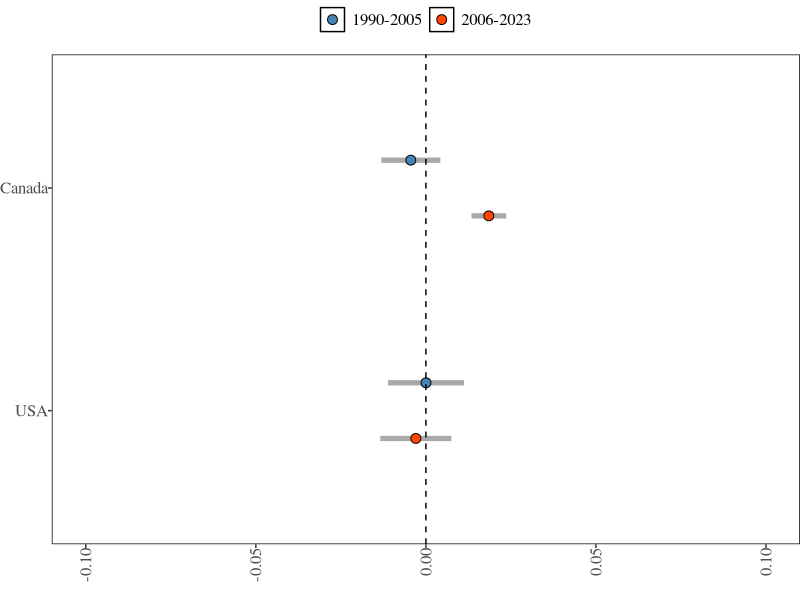
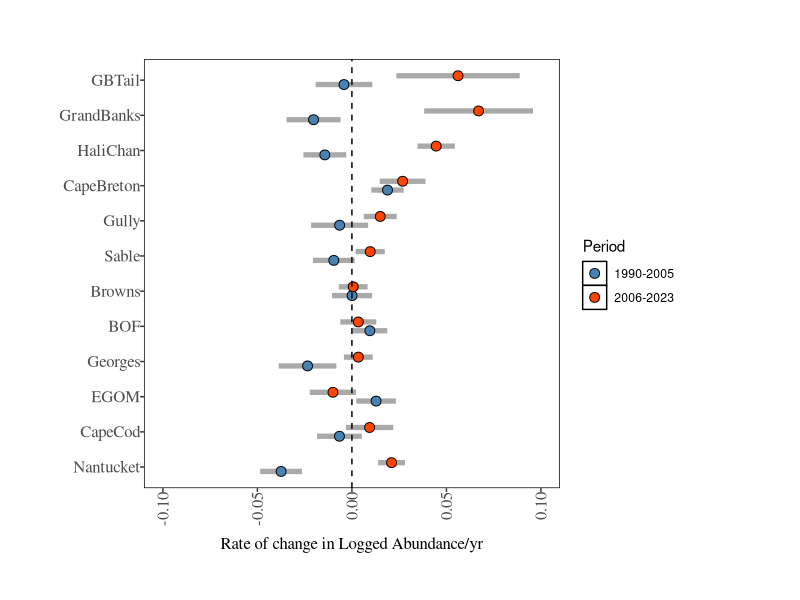
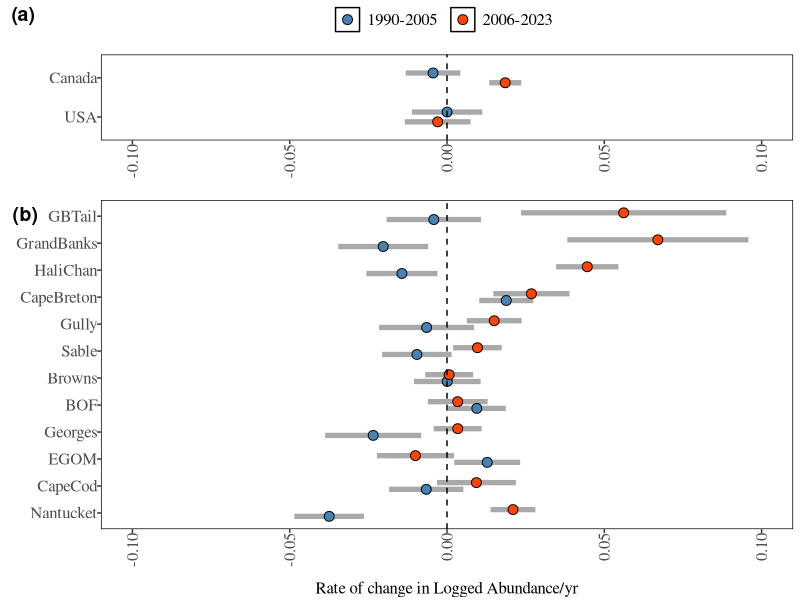
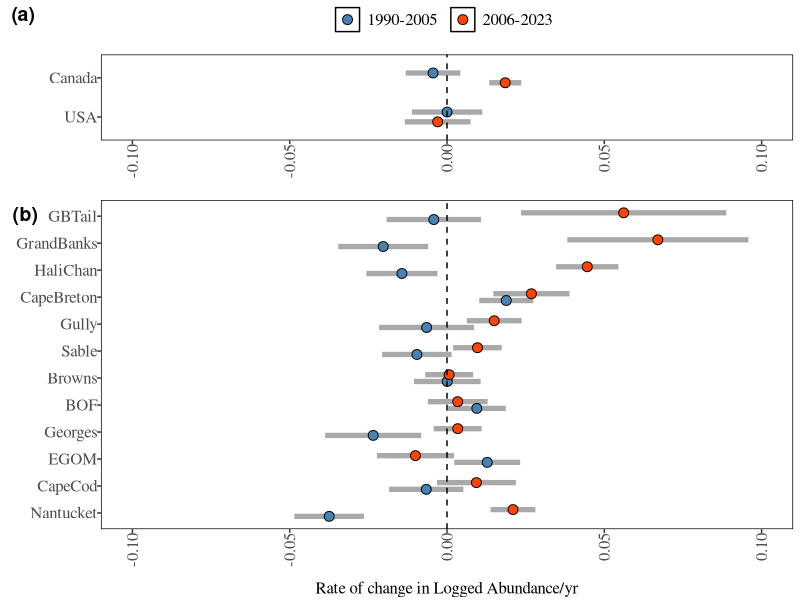
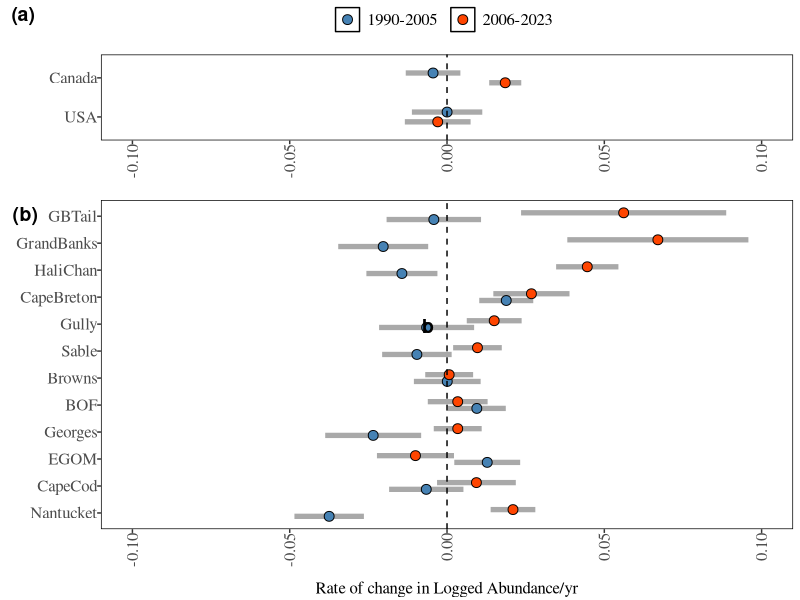
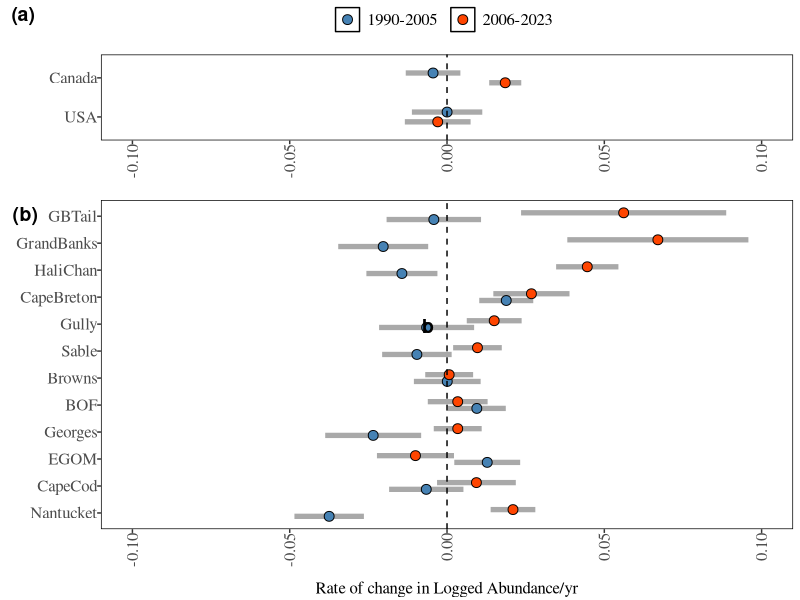
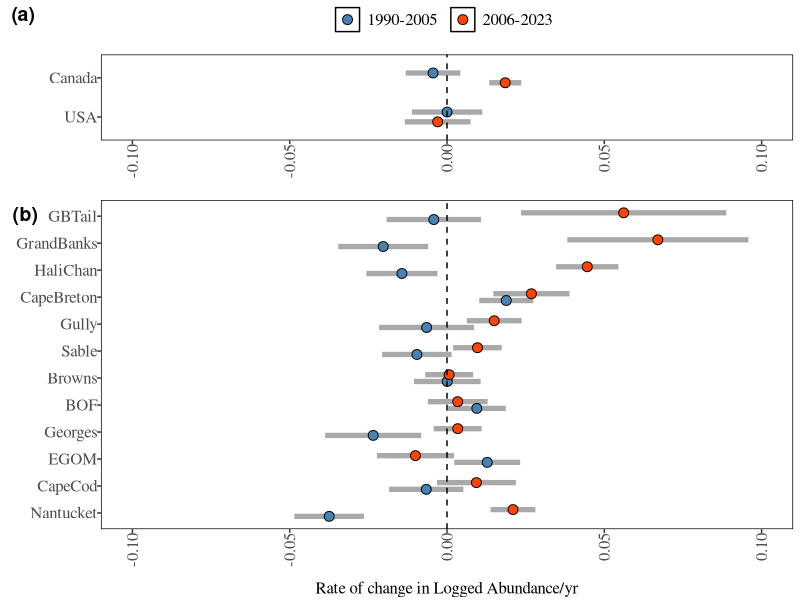

Reproduce these figures in R, in order. (Note: this script raises an error after producing the figures.)
library(tidyverse)
library(broom)
library(dplyr)

library(ggplot2)
library(cowplot)
library(patchwork)
library(gridExtra)
library(RColorBrewer)
library(scales)

library(grid)  # For unit() function
#theme----
theme_replace(panel.grid.minor = element_blank(), panel.grid.major = element_line(colour="black"),
              
              strip.background=element_rect(colour="black",fill="white"))

theme_set(theme_bw())

theme_replace(legend.key =element_rect(colour="black",fill="white"),
              
              plot.margin = unit(c(1.5,3,1.5,1), "cm"),
              
              #plot.margin=margin(3,4,4,0),
              
              #plot.margin=margin(3,4,4,0),
              
              plot.title=element_text(size=16,vjust=1.5,family="serif"),
              
              legend.background=element_rect(size=.9,colour="white",fill="white"),
              
              strip.text=element_text(size=14,family="serif",angle=0),
              
              panel.border = element_rect(colour = "black",fill=NA),
              
              panel.grid.minor = element_blank(), panel.grid.major = element_blank(),
              
              strip.background=element_rect(colour="black",fill="white"),
              
              axis.text.x = element_text(angle = 90, vjust = 0.5, hjust=1,size=12,family="serif"),
              
              axis.text.y = element_text(angle = 0, vjust = 0.5, hjust=1,size=12,family="serif"),
              
              axis.title.x=element_text(size=12,hjust=0.5,vjust=-2,family="serif"))

pd <- position_dodge(.5)
#END theme----


#ABUNDANCE SLOPES Calculate and plot the change in slope for each time period
#Regional
Reg_SlopSpring <- read.csv(here::here("2025-04-23/Output/IndexAbundance/RegionAbdSlope.Spring.csv"),row.names=NULL)
names(Reg_SlopSpring)
Reg_SlopSpring$Period[Reg_SlopSpring$Period == "Before Warming"] <- "1990-2005"
Reg_SlopSpring$Period[Reg_SlopSpring$Period == "During Warming"] <- "2006-2023"
#Figure ABD RATE----
Reg_SlopSpring$Ord2Region<-factor(Reg_SlopSpring$Index_Region, levels=c("USA","Canada"))

Reg_SlopSpring$RevPeriod <- factor(Reg_SlopSpring$Period, levels = c("2006-2023", "1990-2005")) 
RegionRatesPlot<-
  ggplot(Reg_SlopSpring , aes(x = factor(Ord2Region), y = estimate,fill=RevPeriod)) +
  geom_errorbar(aes(ymin = conf.low, ymax = conf.high), width=0,lwd=1.8,position=pd,colour="darkgrey") +
  geom_point(shape = 21, size = 3, position = pd) +
  guides(fill = guide_legend(reverse = TRUE)) +  # Reverse the legend order
  scale_fill_manual(values = c("orangered","steelblue" ))+ #Reverse the colors
  coord_flip() +
  geom_hline(yintercept = 0, linetype = "dashed") + # Dashed line for y=0
  ylim(-0.1,0.1)+
  # theme_minimal() + # A cleaner minimal theme
  theme(
    text = element_text(family = "serif"),  
    legend.position = "top",
    #legend.position.inside = c(0.25, 0.6),               # Position of the legend
    legend.box.background = element_blank(), # Transparent legend box
    legend.title = element_blank(),             # Hide legend title
    legend.text = element_text(size = 12, family = "serif"), # Customize legend text
    axis.text = element_text(size = 14),      # Customize x-axis label
    axis.title.y = element_blank(),             # Remove y-axis label
    axis.title.x = element_text(size = 14),      # Customize x-axis label
    plot.margin=margin(0,0,0,0))+
  xlab("")    +                                 # Clear x-axis label
  ylab("")
RegionRatesPlot

#Core Areas----


#2.2 Calculate and plot the change in slope for each time period for each CA----
abundance_ind_CA <- read.csv(here::here("2025-04-23/Output/IndexAbundance/abundance_ind_CA.csv"),row.names=NULL)
abundance_ind_CA$Period<-NULL
abundance_ind_CA$Period[abundance_ind_CA$Year<2006]<-"1990-2005"
abundance_ind_CA$Period[abundance_ind_CA$Year>2005]<-"2006-2023"

names(abundance_ind_CA)
abundance_ind_CA.spr<- subset(abundance_ind_CA, abundance_ind_CA$Season == "Spring")

abundance_ind_CA.spr$ordCoreArea<-factor(abundance_ind_CA.spr$Index_Region, levels=c("Nantucket","CapeCod","EGOM","Georges","BOF","Browns","Sable","CapeBreton","Gully","HaliChan","GrandBanks","GBTail"))

#Assign colors to regions----
region_colours2 <- c(
  "Nantucket" = "#56B4E9",
  "CapeCod" = "#2171B5",
  "EGOM" = "#004995",
  "Georges" = "#EDA752",
  "BOF" = "#8C510A",
  "Browns" = "#D8781D",
  "Sable" = "#C0C0C0",
  "Gully" = "#7F7F7F",
  "CapeBreton" = "#4D4D4D",
  "HaliChan" = "#00441B",
  "GrandBanks" = "#238B45",
  "GBTail" = "#81C784"
)


abundance_ind_CA.spr$ordCoreArea<-factor(abundance_ind_CA.spr$ordCoreArea, levels=names(region_colours2))
#END assign colors estimate slopes----
CA_Abundance_coefficients_df <- abundance_ind_CA.spr %>%
  group_by(ordCoreArea,Period) %>%
  do({
    model <- lm(log10(Index_Estimate+1) ~ Year, data = .)
    data.frame(t(coef(model)))
    tidy(model, conf.int = TRUE) # Includes coefficients with 95% CI by default
  }) %>%
  ungroup()

CA_Abundance_coefficients_df <- CA_Abundance_coefficients_df%>%
  filter(term == "Year")  # Replace "x" with "Intercept" to plot intercept

#END assign colors and order and estimate slopes----
pd <- position_dodge(.5)
# Plot the coefficients with error bars----
#ggplot(CA_Abundance_coefficients_df  , aes(x =  fct_rev(factor(ordCoreArea)), y = estimate,fill=Period)) +
CARatesPlot<-  ggplot(CA_Abundance_coefficients_df  , aes(x =  factor(ordCoreArea), y = estimate,fill=Period)) +
  geom_errorbar(aes(ymin = conf.low, ymax =conf.high),width=0,lwd=1.8,position=pd,colour="darkgrey")+
  geom_point(shape=21, size = 3,position=pd) +
  coord_flip()+
  scale_fill_manual(values=c("steelblue", "orangered"))+
  #geom_vline(xintercept = seq(1.5, length(unique(filtered_df$ordCore_Area)) - 0.5, by = 1),color = "gray", linetype = "solid", size = 0.5)+
  #geom_vline(xintercept=c(1.5,2.5),lty=2,col="gray50")+
  geom_hline(yintercept=0,lty=2)+#geom_text(aes(label=paste("R2=",signif(R2,digits=2)),x=1.2,y=min(slope)),cex=2)+
   ylim(-0.1,0.1)+
  xlab("")  +ylab("Rate of change in Logged Abundance/yr")
#+ggtitle("Rate of change in Abundance Before \n and during accelerated warming , Spring ")

  CARatesPlot
  

#END manual labels----
  # Ensure both plots have identical margins
  RegionRatesPlot<- RegionRatesPlot + theme(plot.margin = margin(t=0,b=0,l=10,r=5),axis.title.y = element_blank())
  CARatesPlot <- CARatesPlot + theme(plot.margin = margin(t=0,b=10,l=10,r=5),axis.title.y = element_blank(),legend.position = "none")
  
  # Combine plots with better alignment
  RatesAbdCombo <- plot_grid(
    RegionRatesPlot, 
    CARatesPlot, 
    nrow = 2, 
    rel_heights = c(1,2),rel_widths =c(1,1), 
    labels = c("(a)", "(b)"), 
    align = "v",  # Align both horizontally and vertically
    axis = "tblr"  # Align all axes
  )
  RatesAbdCombo
  ggsave(here::here("NancBranchDataScript/FancyFiguresforMS/SUPPRatesAbdCombo.jpeg"), plot =  RatesAbdCombo, dpi = 600, width = 8, height = 6, units = "in", device = "jpeg") 
  

FigureAbdSlopesRates<-
  plot_grid(RegionRatesPlot, CARatesPlot, nrow = 2,rel_heights = c(1, 2),labels = c("(a)", "(b)"),align = "v", axis = "lr") # Add labels
  plot_layout(guides = "collect") &
    theme(
      legend.title=element_blank(),legend.text=element_text(family="serif"),
      legend.position = "top",
      legend.box = "horizontal",
      legend.margin = margin(0, 0, 0, 0),
      legend.spacing.x = unit(0.2, 'cm'),
      plot.margin = margin(30, 30, 0, 30)
    )
  FigureAbdSlopesRates
#to be more accurate aobut labels, we can use the following code to add a legend
  library(cowplot)

  
  final_plot2 <- ggdraw(FigureAbdSlopesRates) +
    draw_plot_label(
      label = c("a", "b"),
      x = c(0.01,  0.52),
      y = c(0.01, 0.48),
      size = 14,
      fontface = "bold"
    )
  
  # Now print will work
  print(final_plot2)
  
  print(final_plot2)
# Save the final plot with legend
ggsave(here::here("NancBranchDataScript/FancyFiguresforMS/FigureAbdSlopesRates.jpeg"), plot = final_plot, dpi = 600, width = 8, height = 6, units = "in", device = "jpeg")



#ggsave(here::here("R/DataforFinalFigs/Figure2AbdAbdRates.tiff"), plot = Figure2AbdAbdRates, dpi = 600, width = 8, height = 6, units = "in", device = "tiff")
# END Plot abundance indexed regions  ----
#ggsave(here::here("NancBranchDataScript/FancyFiguresforMS/Figure2AbdAbdRates.jpeg"), plot = Figure2AbdAbdRates, dpi = 600, width = 8, height = 6, units = "in", device = "jpeg")



abundance_ind_CA$Period<-NULL
abundance_ind_CA$Period[abundance_ind_CA$Year<2006]<-"Before Warming"
abundance_ind_CA$Period[abundance_ind_CA$Year>2005]<-"During Warming"

CA_Abundance_coefficients_df <- abundance_ind_CA %>%
  group_by(Index_Region,Period) %>%
  do({
    model <- lm((Index_Estimate) ~ Year, data = .)
    data.frame(t(coef(model)))
    tidy(model, conf.int = TRUE) # Includes coefficients with 95% CI by default
  }) %>%
  ungroup()

CA_Abundance_coefficients_df <- CA_Abundance_coefficients_df%>%
  filter(term == "Year")  # Replace "x" with "Intercept" to plot intercept
CA_Abundance_coefficients_df$ordRegion<-factor(CA_Abundance_coefficients_df$Index_Region,levels=c("EGOM","BOF","CapeBreton","HaliChan",
                                                                                                  "CapeCod","Browns","Gully","GrandBanks",
                                                                                                  "Nantucket","Georges","Sable","GBTail"))

pd <- position_dodge(.5)

ggplot(CA_Abundance_coefficients_df  , aes(x =  fct_rev(factor(ordRegion)), y = estimate,fill=Period)) +
  geom_errorbar(aes(ymin = conf.low, ymax =conf.high),position=pd)+
  geom_point(shape=21, size = 3,position=pd) +
  coord_flip()+
  scale_fill_manual(values=c("steelblue", "orangered"))+
  #geom_vline(xintercept = seq(1.5, length(unique(filtered_df$ordCore_Area)) - 0.5, by = 1),color = "gray", linetype = "solid", size = 0.5)+
  #geom_vline(xintercept=c(1.5,2.5),lty=2,col="gray50")+
  geom_hline(yintercept=0,lty=2)+#geom_text(aes(label=paste("R2=",signif(R2,digits=2)),x=1.2,y=min(slope)),cex=2)+
  # ylim(-0.018,0.018)+
  xlab("")+  ylab("Rate of change in Abundance count/yr")+
  ggtitle("Rate of change in Abundance Before \n and during accelerated warming , Spring ")
#COGrates of change----
cogCAslope<- read.csv(here::here("R/DataforFinalFigs/COGSlopeCI_CoreAreas.csv"),row.names=NULL)
names(cogCAslope)
# PLOT COG Slopes and CI CORE AREAS and combine----
cogCAslope$ordCoreArea<-factor(cogCAslope$Stratum, levels=c("Nantucket","CapeCod","EGOM","Georges","BOF","Browns","Sable","CapeBreton","Gully","HaliChan","GrandBanks","GBTail"))


unique(cogCAslope$ordCoreArea)
cogCAslope_spr<-cogCAslope[cogCAslope$Season=="Spring",]
cogCAslope_spr$Period[cogCAslope_spr$Period == "Before Warming"] <- "1990-2005"
cogCAslope_spr$Period[cogCAslope_spr$Period == "During Warming"] <- "2006-2023"

cogCAslope_spr$ord2CoreArea <- factor(cogCAslope_spr$ordCoreArea,levels = rev(unique(cogCAslope_spr$ordCoreArea)))                               
unique(cogCAslope_spr$ord2CoreArea)
unique(cogCAslope_spr$ordCoreArea)
p1<-ggplot(cogCAslope_spr[cogCAslope_spr$AxesNE=="Latitude",] , aes(x = (ordCoreArea), y = estimate,fill=Period)) +
  geom_errorbar(aes(ymin = conf.low, ymax =conf.high),width=0,lwd=1.5,position=pd,colour="darkgrey")+
  geom_point(shape=21, size = 2,position=pd) +
  scale_fill_manual(values=c("steelblue", "orangered"))+
  geom_vline(xintercept = seq(1.5, length(unique(cogCAslope_spr$ordCoreArea)) - 0.5, by = 1),color = "gray", linetype = "solid", size = 0.5)+
  #geom_vline(xintercept=c(1.5,2.5),lty=2,col="gray50")+
  geom_hline(yintercept=0,lty=2)+#geom_text(aes(label=paste("R2=",signif(R2,digits=2)),x=1.2,y=min(slope)),cex=2)+
  #scale_x_discrete(limits = rev(levels(factor(COGSlopeCI$ordCore_Area))))+ 
  #ylim(-0.018,0.018)+
  xlab("")+  ylab("Rate of change (DD/yr)")+
  annotate("text", x = 1.6, y = .015, label = "North", hjust = 0,size=4,family="serif") +
  annotate("text", x = 1.6, y = -.012, label = "South", hjust = 0,size=4,family="serif") +
  labs(tag = "(a) Latitude")+
  theme(plot.tag.position = c(.3, 1.1),plot.tag = element_text(family = "serif"),
        axis.text.x =element_text(angle=90), 
        axis.title.y = element_text(margin = margin(r = 5)),  #  space for y-axis label
        plot.margin = margin(5.5, 5.5, 5.5, 5.5))  # Increase left margin

p1
p2<-ggplot(cogCAslope_spr[cogCAslope_spr$AxesNE=="Longitude",] , aes(x = ordCoreArea, y = estimate,fill=Period)) +
  geom_errorbar(aes(ymin = conf.low, ymax =conf.high),width=0,lwd=1.5,position=pd,colour="darkgrey")+
  geom_point(shape=21, size = 2,position=pd) +
  scale_fill_manual(values=c("steelblue", "orangered"))+
  #ylim(-0.018,0.018)+
  coord_flip() +
  geom_vline(xintercept = seq(1.5, length(unique(cogCAslope_spr$ordCoreArea)) - 0.5, by = 1),color = "gray", linetype = "solid", size = 0.5)+
  geom_hline(yintercept=0,lty=2)+#geom_text(aes(label=paste("R2=",signif(R2,digits=2)),x=1.2,y=min(slope)),cex=2)+
  xlab("")+  ylab("Rate of change (DD/yr)") +
  annotate("text", x = 3, y = -.019, label = "West", hjust = 0,size=4,family="serif") +
  annotate("text", x = 3, y = .017, label = "East", hjust = 0,size=4,family="serif") +
  labs(tag = "(b) Longitude",title=NULL)+
  theme(plot.tag.position = c(.3, 1.1),plot.tag = element_text(family = "serif"),
        axis.text.x=element_text(angle=90),
        axis.title.x= element_text(margin = margin(b = 0)),  # Bring x-axis label closer
        plot.margin = margin(5.5, 5.5, 5.5, 5.5))

p2
combined <- (p1 | p2) +
  plot_layout(guides = "collect") &
  theme(
    legend.title=element_blank(),legend.text=element_text(family="serif"),
    legend.position = "bottom",
    legend.box = "horizontal",
    legend.margin = margin(0, 0, 0, 0),
    legend.spacing.x = unit(0.5, 'cm'),
    plot.margin = margin(30, 10, 0, 5)
  )
combined
# Save with optimal dimensions for publication
#ggsave("combined_figure.pdf", combined, width = 10, height = 5, 
#      dpi = 300, device = cairo_pdf)
##END Combine----
ggsave(here::here("NancBranchDataScript/FancyFiguresforMS/FigureSCOGCASlopes.jpeg"), plot = combined, dpi = 600, width =10, height = 5, units = "in", device = "jpeg")
#END FOR SUPPLEMENTAL USING CA DATA----


#Plot deepening----
  deepReg<-read.csv(here::here("2025-04-23/Output/Shift_Indicators/Seasonal_Deepening_Reg.csv"))
names(deepReg);summary(deepReg)
deepReg.spr<-deepReg[deepReg$Season=="Spring",]
deepReg.spr$ordRegion <- factor(deepReg.spr$Stratum, levels = c("USA", "Canada"))  # Set order for regions
deepReg.spr<-deepReg.spr%>% 
  mutate(Depth_MeanNeg = Depth_Mean*-1, 
         Depth_Q5Neg = Depth_Q5 *-1, 
         Depth_Q95Neg = Depth_Q95*-1)
Slope_Reg<- read.csv(here::here("2025-04-23/Output/Shift_Indicators/Deepening_Slope_Reg.csv"))
Slope_Reg.spr<-Slope_Reg[Slope_Reg$Season=="Spring",]
Slope_Reg.spr$Period[Slope_Reg.spr$Period == "Before Warming"] <- "1990-2005"
Slope_Reg.spr$Period[Slope_Reg.spr$Period == "During Warming"] <- "2006-2023"

names(Slope_Reg.spr);summary(Slope_Reg.spr)
Slope_Reg.spr<-Slope_Reg.spr%>% 
  mutate(estimateNeg = estimate*-1, 
         conf.lowNeg = conf.low*-1, 
         conf.highNeg = conf.high*-1)  # Negate the slope and confidence intervals
#Scaled slopes for DEEP by region period 
#modified in 8.1 and you can serach there for filtered_Deepening_coefficients_Reg_ScaledSpr

#Scaled slopes for COG by region period----
##Figure DEEP Panel A----
regpal<- c("orange", "darkblue")

DeepPlot<- 
  ggplot(data = deepReg.spr, aes(x = Year, y = Depth_MeanNeg),group=ordRegion)+
  geom_vline(xintercept=2005,lty=2,lwd=1.2)+
  geom_ribbon(aes(x = Year, ymin =  Depth_MeanNeg- Depth_Q5Neg, 
                  ymax = Depth_MeanNeg +Depth_Q95Neg, 
                  fill = ordRegion), alpha = 0.12) +  # Use geom_ribbon for the SE band
  geom_line(aes(color =  ordRegion), linewidth = 1) +                         # Line for the group
  geom_point(aes(color = ordRegion), shape = 19,size=2.5) +                        # Points for data
  scale_fill_manual(values = regpal) +                    # Custom fill colors
  scale_color_manual(values = regpal) +
  # Combine legends
  guides(color = guide_legend(title = ""),
         fill = "none") + 
  labs(y="COG by Depth (m)", x="")+
  guides(color = guide_legend(title = ""))+
  annotate("text", x = 1996, y = 4.3, label = "1990-2005", color = "black", size = 5,family = "serif") +
  annotate("text", x = 2014, y = 4.3, label = "2006-2023", color = "black", size = 5,family = "serif") +
  theme(text = element_text(family = "serif"),  
        legend.box.background = element_blank(), # Transparent legend box
        legend.position.inside = c(.15,.7),
        legend.text = element_text(size = 14,family="serif"),
        plot.margin=margin(10, 5, 10, 15))
DeepPlot
#END Figure ABD A----
#Figure ABD RATE----
Slope_Reg.spr$Ord2Region<-factor(Slope_Reg.spr$Stratum, levels=c("USA","Canada"))

Slope_Reg.spr$RevPeriod <- factor(Slope_Reg.spr$Period, levels = c("2006-2023", "1990-2005")) 
DeepRegRatesPlot<-
  ggplot(Slope_Reg.spr , aes(x = factor(Ord2Region), y = estimateNeg,fill=RevPeriod)) +
  geom_errorbar(aes(ymin = conf.lowNeg, ymax = conf.highNeg), width=0,lwd=1.5,position=pd,colour="darkgrey") +
  geom_point(shape = 21, size = 3, position = pd) +
  guides(fill = guide_legend(reverse = TRUE)) +  # Reverse the legend order
  scale_fill_manual(values = c("orangered","steelblue" ))+ #Reverse the colors
  coord_flip() +
  geom_hline(yintercept = 0, linetype = "dashed") + # Dashed line for y=0
  # ylim(-0.06, 0.06) +
  theme_minimal() + # A cleaner minimal theme
  theme(
    text = element_text(family = "serif"),  
    legend.position.inside = c(0.25, 0.6),               # Position of the legend
    legend.box.background = element_blank(), # Transparent legend box
    legend.title = element_blank(),             # Hide legend title
    legend.text = element_text(size = 12, family = "serif"), # Customize legend text
    axis.text = element_text(size = 14),      # Customize x-axis label
    axis.title.y = element_blank(),             # Remove y-axis label
    axis.title.x = element_text(size = 14),      # Customize x-axis label
    plot.margin=margin(10,40,20,30))+
  xlab("") +                                     # Clear x-axis label
  ylab("Rate of change in Depth (m) /year")
DeepRegRatesPlot
FigureDeepDeepRates<-plot_grid(DeepPlot, DeepRegRatesPlot, nrow = 2,rel_heights = c(2, 1),labels = c("(a)", "(b)"))#,align = "v", axis = "lr") # Add labels
FigureDeepDeepRates
#ggsave(here::here("R/DataforFinalFigs/Figure2AbdAbdRates.tiff"), plot = Figure2AbdAbdRates, dpi = 600, width = 8, height = 6, units = "in", device = "tiff")
# END Plot abundance indexed regions  ----
ggsave(here::here("NancBranchDataScript/FancyFiguresforMS/FigureDeepDeepRates.jpeg"), plot = FigureDeepDeepRates, dpi = 600, width = 8, height = 6, units = "in", device = "jpeg")
#
#COmmit
#END Plot deepening----
